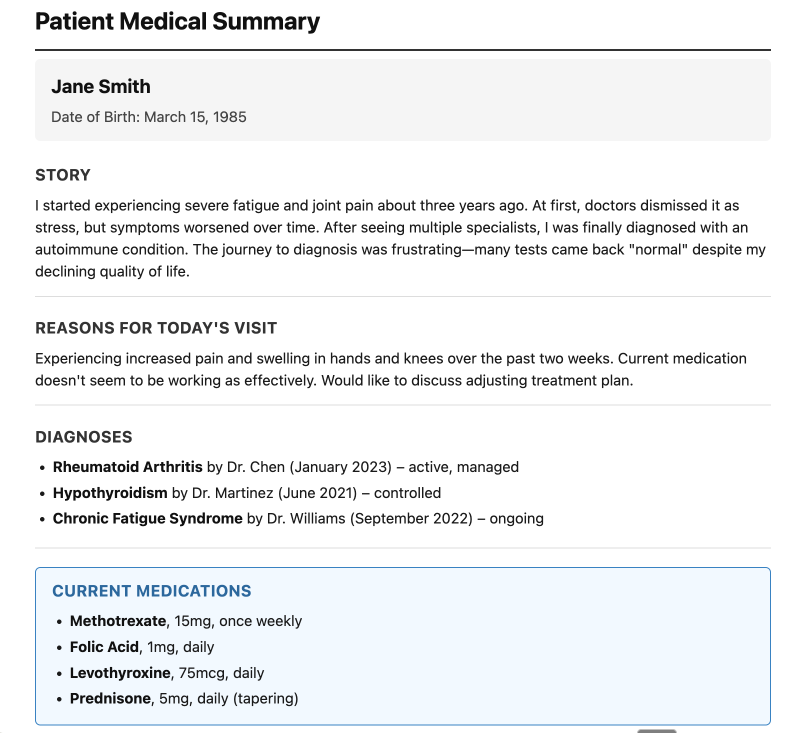
#> input picture docs/assets/printout-sample-1.png, 1624 x 1466 px (shown at 1/2 size)
$ python combine_images.py
#> lines starting #> are read from the running program, lines starting #| are printed output that depends on the picture
#!/usr/bin/env python3
"""
Combines two overlapping printout screenshots into one seamless image.
Usage: python3 combine_images.py
"""

try:
    from PIL import Image
except ImportError:
    print("PIL/Pillow not installed. Installing now...")
    import subprocess
    import sys
    subprocess.check_call([sys.executable, "-m", "pip", "install", "Pillow"])
    from PIL import Image

# Load the two images
img1 = Image.open('printout-sample-1.png')
#> img1 is the input picture: PIL image 1624x1466 RGBA; mean R, G, B, A 240.1, 241.7, 243.1, 255
img2 = Image.open('printout-sample-2.png')
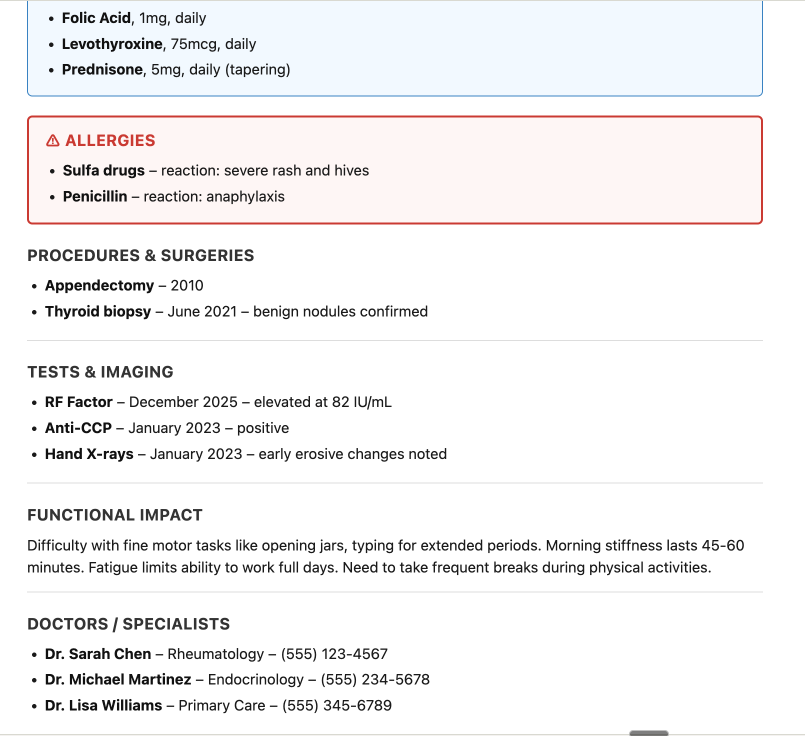
#> input picture docs/assets/printout-sample-2.png, 1610 x 1472 px (shown at 1/2 size)
#> img2 is the input picture: PIL image 1610x1472 RGBA; mean R, G, B, A 243.9, 242.9, 243.5, 255

# Crop measurements
# Image 1: keep only first 1405 pixels from top
# Image 2: skip first 146 pixels from top
crop_height_img1 = 1405
skip_height_img2 = 146

# Horizontal shift amount - shift image 1 left (crop from left edge)
x_shift = 7

# Crop image 1 (keep top portion, crop 7px from left edge)
img1_cropped = img1.crop((x_shift, 0, img1.width, crop_height_img1))
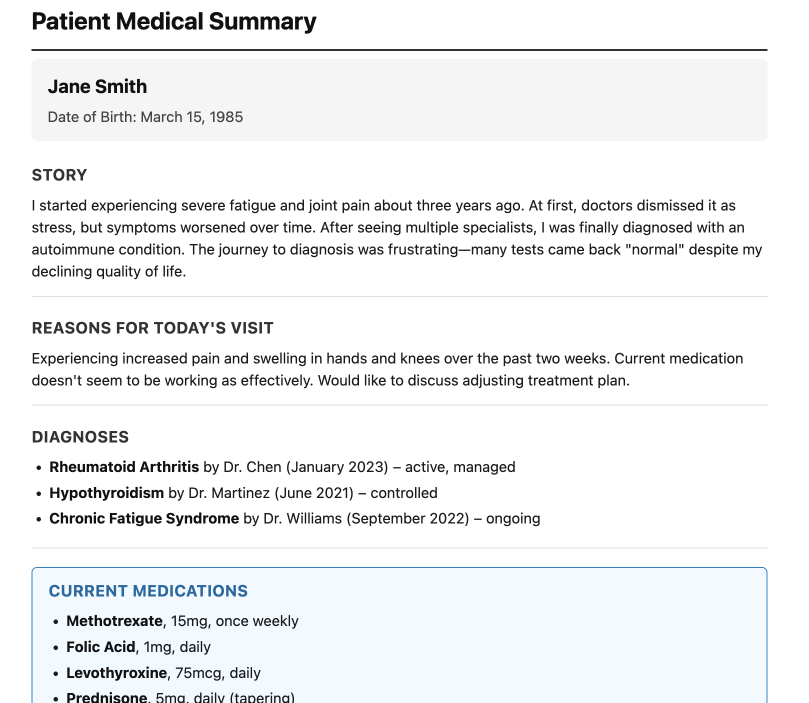
#> img1_cropped: PIL image 1617x1405 RGBA (shown at 1/2 size); mean R, G, B, A 240.1, 241.5, 242.7, 255

# Crop image 2 (remove top portion, keep full width)
img2_cropped = img2.crop((0, skip_height_img2, img2.width, img2.height))
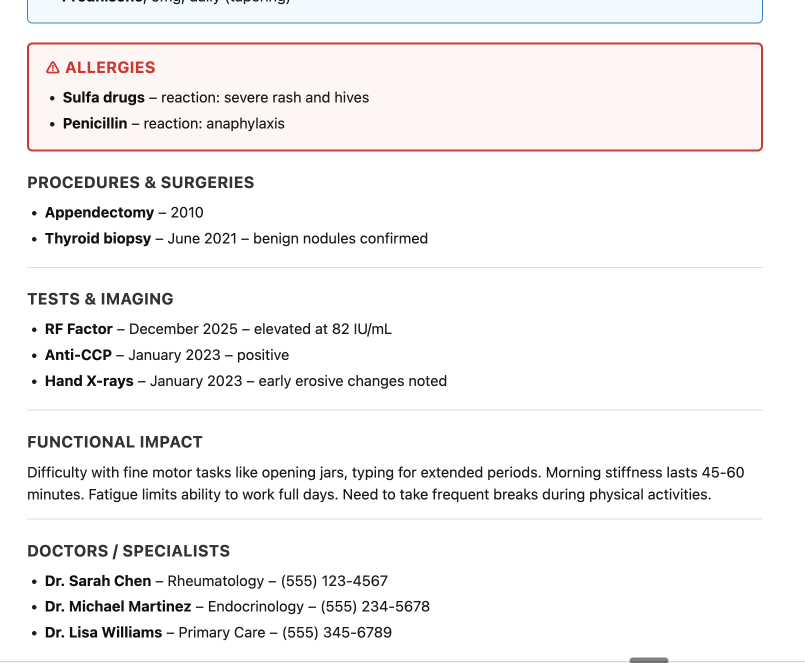
#> img2_cropped: PIL image 1610x1326 RGBA (shown at 1/2 size); mean R, G, B, A 245, 243.1, 243.2, 255

# Calculate combined dimensions
# Use the max width after img1 is cropped
combined_width = max(img1.width - x_shift, img2.width)
#> combined_width = 1617
combined_height = crop_height_img1 + (img2.height - skip_height_img2)
#> combined_height = 2731

# Create new image with combined height
combined = Image.new('RGB', (combined_width, combined_height), 'white')
#> combined: PIL image 1617x2731 RGB; every value is 255

# Paste the cropped images (both at x=0, left-aligned)
combined.paste(img1_cropped, (0, 0))
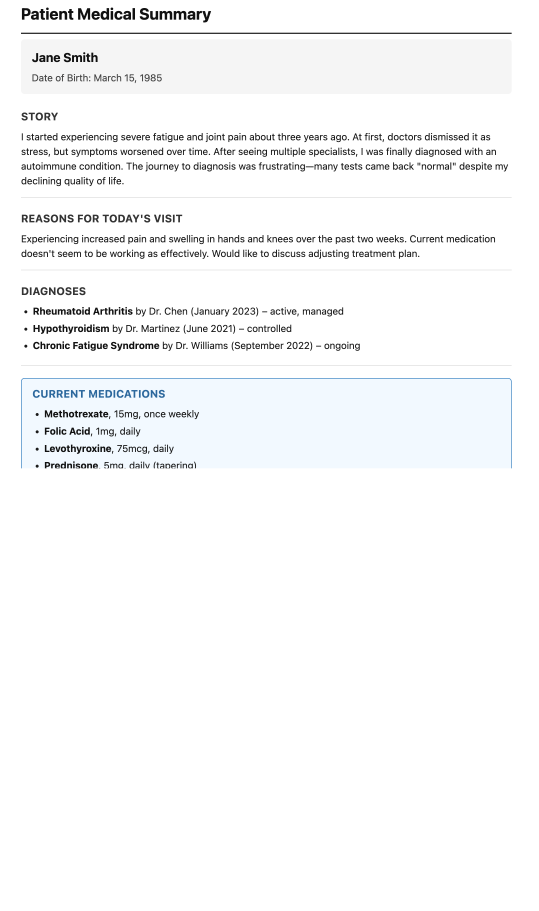
#> combined: PIL image 1617x2731 RGB (shown at 1/3 size); mean R, G, B 247.3, 248.1, 248.7
combined.paste(img2_cropped, (0, crop_height_img1))
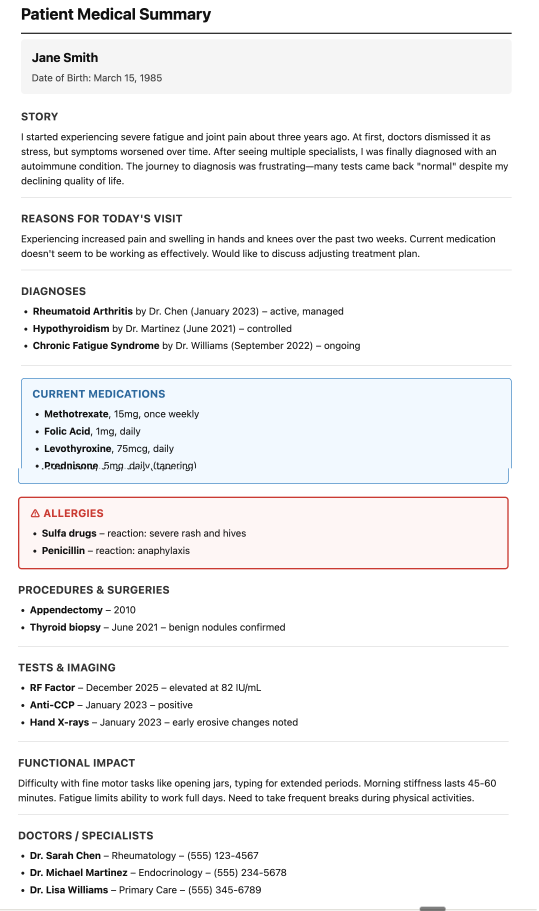
#> combined: PIL image 1617x2731 RGB (shown at 1/3 size); mean R, G, B 242.5, 242.3, 243

# Save the result
combined.save('printout-sample-combined.png', 'PNG', quality=95)

print(f"✓ Successfully created printout-sample-combined.png")
print(f"  Image 1 dimensions: {img1.size}")
#|   Image 1 dimensions: (1624, 1466)
print(f"  Image 2 dimensions: {img2.size}")
#|   Image 2 dimensions: (1610, 1472)
print(f"  Combined dimensions: {combined.size}")
#|   Combined dimensions: (1617, 2731)
print(f"  Cropped {img1.height - crop_height_img1}px from bottom of image 1")
#|   Cropped 61px from bottom of image 1
print(f"  Cropped {skip_height_img2}px from top of image 2")
